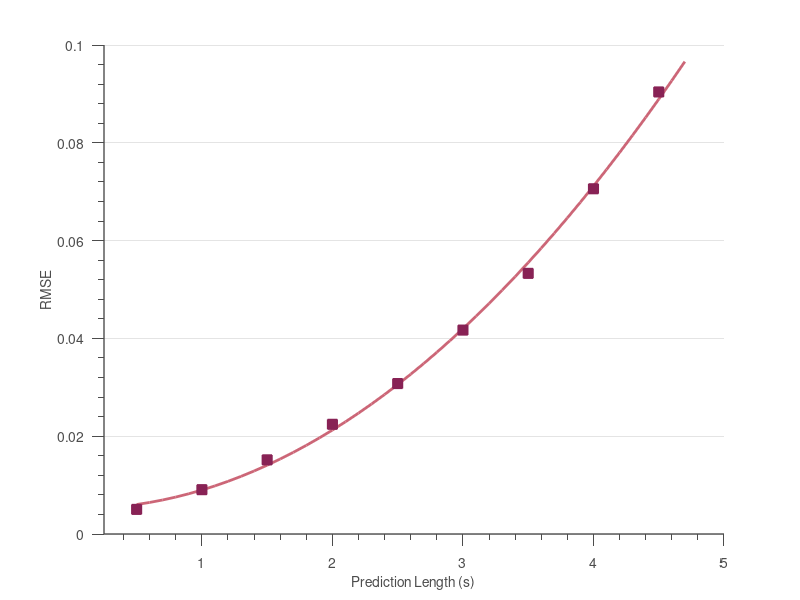

MATLAB code to generate this figure:
% Plot results from k_length study

sfs = 1:9;
lookahead_times = sfs*0.5;

losses = [.0134, .0132, .0120; ...
    .0412, .0410, .0421; ...
    .1151, .1138, .1192; ...
    .2505, .2644, .2513; ...
    .5075, .4675, .4689; ...
    .8876, .8682, .8920]*10^(-3);

loss_avgs = mean(losses, 2)
loss_stdevs = std(losses, 0, 2);

% Last one is for sf = 6

RMSES = [.0051, .0051, .0049; ...
    .0091, .0090, .0091; ...
    .0151, .0150, .0154; ...
    .0223, .0227, .0223; ...
    .0316, .0304, .0303; ...
    .0418, .0414, .0419; ...
    .0531, .0534, .0534; ...
    .0713, .0695, .0710; ...
    .0895, .0904, .0913];

% last one is for sf = 6

rmse_avgs = mean(RMSES, 2)
rmse_stdevs = std(RMSES, 0, 2)

p = polyfit(lookahead_times, rmse_avgs, 2);
y_fit = polyval(p, [0.5:.1:4.75]);

close all

% f1 = figure('DefaultTextFontName', 'Helvetica');
f1 = figure
hold on
% line_thru = line(lookahead_times, rmse_avgs) %, '-d', 'Color', '#0072B2', 'LineWidth', 1.5)
fit_line = line([0.5:.1:4.75], y_fit);
er_bars = plot(lookahead_times,rmse_avgs');
my_xlab = xlabel('Prediction Length (s)');
my_ylab = ylabel('RMSE');
xlim([0.25, 5])
ylim([0, .1])

% Fancying it up
% set(line_thru, ...
%     'Color', '#0072B2', ...
%     'LineWidth', 2);
set(fit_line, ...
    'Color', '#CC6677', ...
    'LineWidth', 2);
set(er_bars, ...
    'LineStyle', 'none', ...
    'Marker', 's', ...
    'Color', [.3 .3 .3], ...
    'LineWidth', 1, ...
    'MarkerSize', 7, ...
    'MarkerEdgeColor', '#882255', ...
    'MarkerFaceColor', '#882255');


% set( gca                       , ...
%     'FontName'   , 'Helvetica' );
% set([my_title, my_xlab, my_ylab], ...
%     'FontName'   , 'AvantGarde');
set([my_xlab, my_ylab]  , ...
    'FontSize'   , 10          );
set(gca, ...
  'Box'         , 'off'     , ...
  'TickDir'     , 'out'     , ...
  'TickLength'  , [.02 .02] , ...
  'XMinorTick'  , 'on'      , ...
  'YMinorTick'  , 'on'      , ...
  'YGrid'       , 'on'      , ...
  'XGrid'       , 'off'     , ...
  'XColor'      , [.3 .3 .3], ...
  'YColor'      , [.3 .3 .3], ...
  'YTick'       , 0:.02:.1, ...
  'LineWidth'   , 1         );

set(gcf, ...
'Position', [100 100 550 300]);